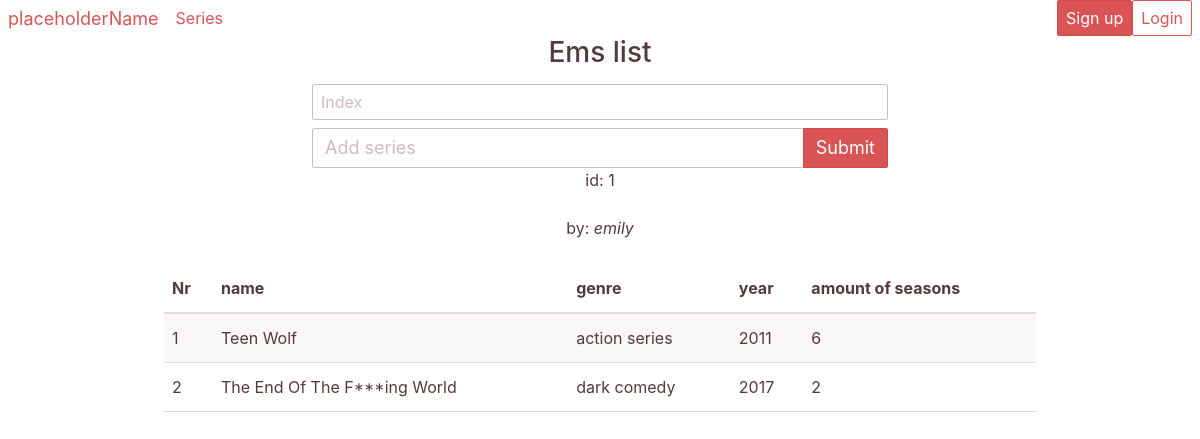
/rankinglist/1, run on the app's committed database.
### SB/models/ranking.py (models this page shows, shortened)
class Rankinglist(db.Model):
    __tablename__ = 'rankinglist'
    rankinglist_id = db.Column(db.Integer, primary_key=True, autoincrement=True)
    title = db.Column(db.String(64), unique=True, index=True)
    creator = db.Column(db.Integer, db.ForeignKey('users.id'))
    date_added = db.Column(db.DateTime)
    contents = db.relationship('RankinglistItem', backref="ranklist")
    @classmethod
    def get_data(cls, rankinglist_id):
        data = cls.query.filter_by(rankinglist_id=rankinglist_id).first()
        return [
            data.title,
            data.creator,
            data.date_added,
            data.contents]

### SB/models/__init__.py (models this page shows, shortened)
class User(db.Model, UserMixin):
    __tablename__ = 'users'
    id = db.Column(db.Integer, primary_key=True, autoincrement=True)
    email = db.Column(db.String(64), unique=True, index=True)
    username = db.Column(db.String(64), unique=True, index=True)
    password_hash = db.Column(db.String(256))
    @classmethod
    def get_username(cls, id):
        data = cls.query.filter_by(id=id).first()
        return data.username

### SB/models/series.py (models this page shows, shortened)
class Series(db.Model):
    __tablename__ = 'series'
    id = db.Column(db.Integer, primary_key=True, autoincrement=True)
    name = db.Column(db.String(64), unique=True, index=True)
    img = db.Column(db.BLOB)
    description = db.Column(db.String(512))
    year = db.Column(db.Integer)
    genre = db.Column(db.String(16))
    seasons = db.Column(db.Integer)
    added_by = db.Column(db.Integer, db.ForeignKey('users.id'))
    @classmethod
    def get_data(cls, id):
        data = cls.query.filter_by(id=id).first()
        return [
            data.id,
            data.name,
            data.description,
            data.year,
            data.genre,
            data.seasons,
            data.added_by,]

### SB/views/ranking/__init__.py (the view)
@blueprint.route("/<int:list_id>", methods=['GET', 'POST'])
def rankinglist(list_id):
    form = AddItem()
    if form.validate_on_submit():
        new_entry = RankinglistItem(list_id, form.id.data, form.index.data)
        db.session.add(new_entry)
        db.session.commit()
        flash(f"Sucessfully added entry")
        return redirect(f'./{list_id}')
    title, creator, date_added, contents = Rankinglist.get_data(
        rankinglist_id=list_id)
    creator = User.get_username(creator)
    entries = RankinglistItem.get_data(list_id)
    index = [x[2] for x in entries]
    series = [Series.get_data(x[1]) for x in entries]
    length = len(series)
    return render_template('ranklist.html',
                           title=title,
                           rankinglist_id=list_id,
                           creator=creator,
                           date_added=date_added,
                           index=index,
                           series=series,
                           length=length,
                           form=form)

### SB/views/ranking/__init__.py
class AddItem(FlaskForm):
    id = IntegerField('Series ID', validators=[
                       validators.DataRequired("Title is required")])
    index = IntegerField('Index', validators=[
                       validators.DataRequired("Index is required")])
    submit = SubmitField('Submit')

### SB/login/__init__.py (shortened to what this page needs)
class RegistrationForm(FlaskForm):
    email = StringField('Email', validators=[DataRequired(), Email()])
    username = StringField('Username', validators=[DataRequired()])
    password = PasswordField('Password',
                             validators=[DataRequired(),
                                         EqualTo('pass_confirm',
                                         message='Passwords Must Match!')])
    pass_confirm = PasswordField(
        'Confirm password', validators=[DataRequired()])
    submit = SubmitField('Register')

### SB/models/ranking.py (called while the page is built)
    @classmethod
    def get_data(cls, rankinglist_id):
        L = []
        data = cls.query.filter_by(rankinglist_id=rankinglist_id).all()
        for item in data:
            itemlist = []
            itemlist.append(item.rankinglist_id)
            itemlist.append(item.series)
            itemlist.append(item.index)
            L.append(itemlist)
        return L

### SB/views/secure/__init__.py (called while the page is built, shortened)
@app.context_processor
def secure():
    register_form = RegistrationForm()
    login_form = LoginForm()
    return dict(login_form=login_form, register_form=register_form)

### SB/views/ranking/templates/ranklist.html (shortened to what this page needs)
{% extends "base.html" %}
{% block content %}
<div class="container">
    <div class="columns">
        <div class="column col-9 col-mx-auto" id="rankinglisttitle">
            <h3 class="text-center">{{ title }}</h3>
        </div>
    </div>
    <div class="columns">
        <div class="column col-6 col-mx-auto">
            <form method="POST">
                <div class="form-group">
                    {{form.index(class="form-input", type="number", placeholder="Index")}}
                </div>
                <div class="form-group">
                    <div class="input-group">
                        {{ form.id(class="form-input input-lg", type="number", placeholder="Add series") }}
                        {{ form.submit(class="btn btn-primary input-group-btn btn-lg")}}
                      </div>
                </div>
            </form>
        </div>
    </div>
    <div class="columns">
        <div class="column col-6 col-mx-auto">
            <div id="rankinglistdescription">
                <p class="text-center">id: {{ rankinglist_id }}</p>
            </div>
        </div>
    </div>
    <div class="columns">
        <div class="column col-3 col-mx-auto">
            <p class="text-center">by: <i>{{ creator }}</i></p>
        </div>
    </div>
    <div class="columns">
        <div class="column col-9 col-mx-auto">
            <table class="table table-striped table-hover">
                <thead>
                    <tr>
                        <th>Nr</th>
                        <th>name</th>
                        <th>genre</th>
                        <th>year</th>
                        <th>amount of seasons</th>
                    </tr>
                </thead>
                <tbody>
                    {% for x in range(length) %}
                    <tr>
                        <td>{{ index[x] }}</td>
                        <td>{{ series[x][1] }}</td>
                        <td>{{ series[x][4] }}</td>
                        <td>{{ series[x][3] }}</td>
                        <td>{{ series[x][5] }}</td>
                    </tr>
                    {% endfor %}
                </tbody>
            </table>
        </div>
    </div>
</div>
{% endblock %}

### SB/base/templates/base.html (shortened to what this page needs)
<!DOCTYPE html>
<html>
<head>
    <link rel="stylesheet" href="{{ url_for('static', filename = 'css/spectre.min.css') }}">
    <link rel="stylesheet" href="{{ url_for('static', filename = 'css/spectre-exp.min.css') }}">
    <link rel="stylesheet" href="{{ url_for('static', filename = 'css/spectre-icons.min.css') }}">
</head>
<body>
    {% if current_user.is_authenticated %}
    {% include 'navbar_loggedin.html' %}
    {% else %}
    {% include 'navbar_logout.html' %}
    {% endif %}
    <div class="container">
        {% block content %}
        {% endblock %}
    </div>
</body>
</html>

### SB/base/templates/navbar_logout.html (shortened to what this page needs)
<div class="container">
    <div class="columns">
        <div class="column col-lg">
            <header class="navbar">
                <div class="navbar-section">
                    <a href="{{ url_for('base.index') }}" class="navbar-brand mr-2">placeholderName</a>
                    <a class="btn btn-link" href="{{ url_for('series.index') }}">Series</a>
                </div>
                <div class="navbar-section">
                    <a class="btn btn-primary" onclick="activate_modal('register_m')" >Sign up</a>
                    <a class="btn btn-secondary" onclick="activate_modal('login_m')">Login</a>
                </div>
        </div>
    </div>
</div>

### data on the page
Rankinglist: title "Ems list"
User: username "emily"
Series: name "Teen Wolf", genre "action series", year "2011"
Series: name "The End Of The F***ing World", genre "dark comedy", year "2017"

### other printed values
{{ rankinglist_id }} "1"
{{ index[x] }} "1" "2"
{{ series[x][5] }} "6" "2"
